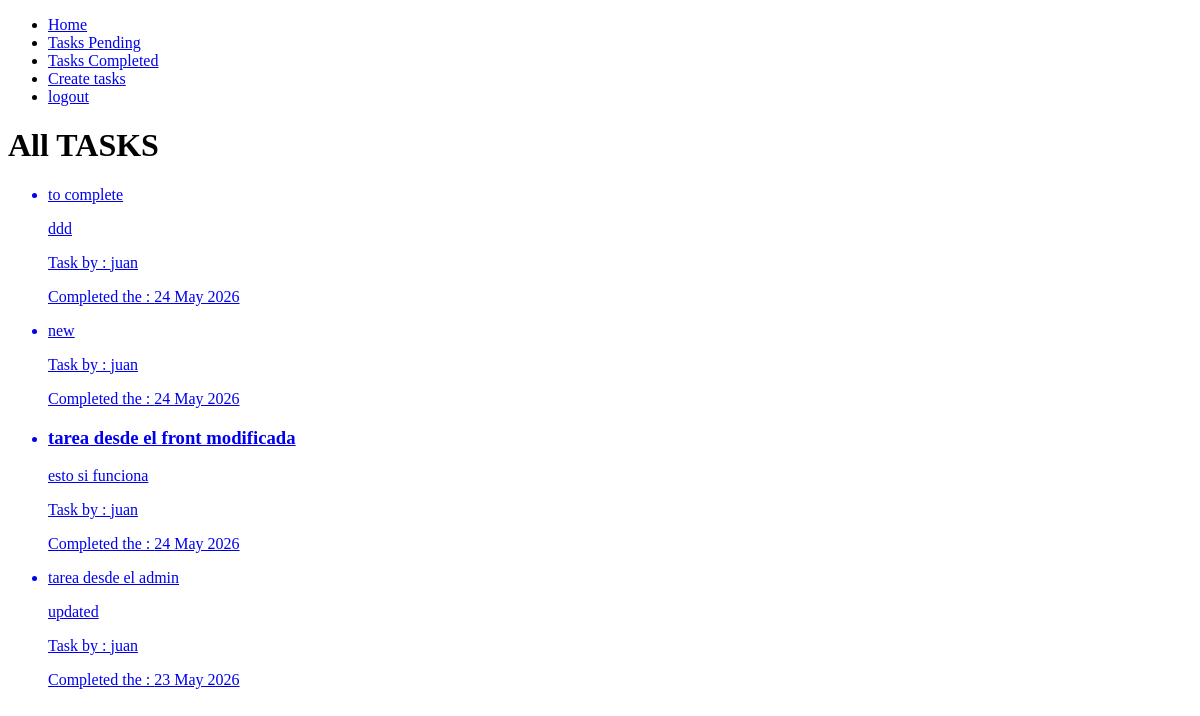
The app's page /tasks/completed/ (signed in), older data.
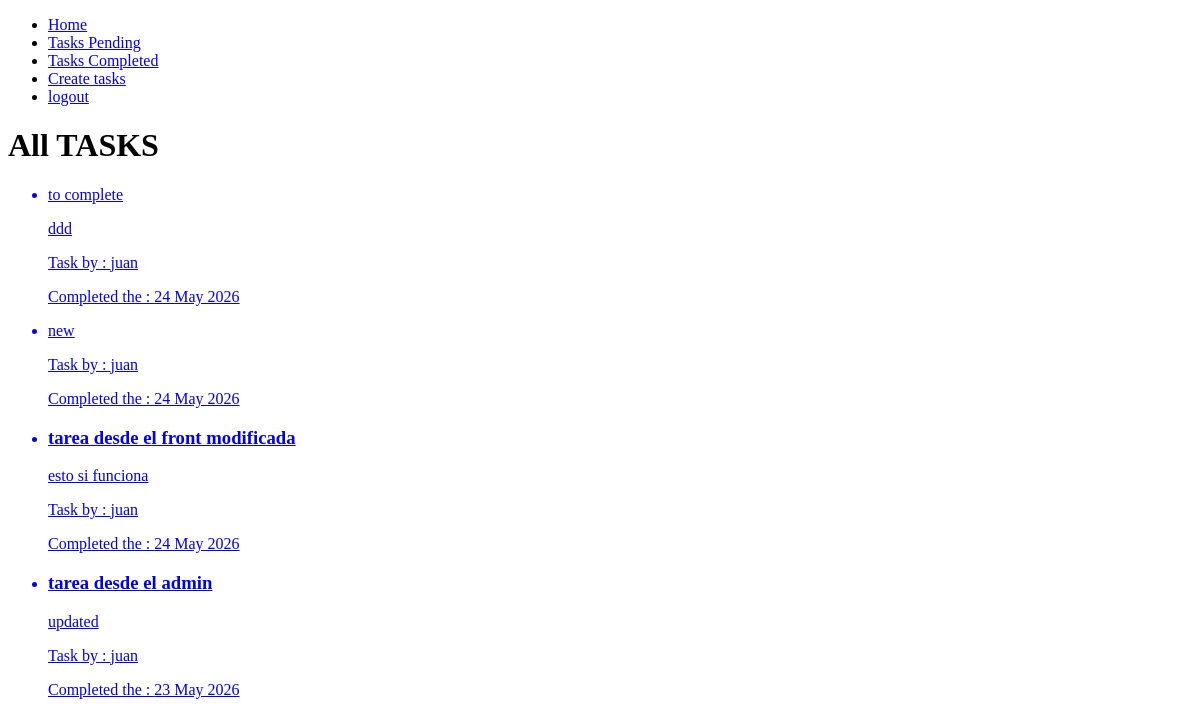
The same page, newer data.
### tasks/models.py (models this page shows, shortened)
class Task(models.Model):
    title = models.CharField(max_length=255)
    description = models.TextField(blank=True)
    created = models.DateTimeField(auto_now_add=True)
    datecompleted = models.DateTimeField(null=True)
    important = models.BooleanField(default=False)
    user = models.ForeignKey(User, on_delete=models.CASCADE)

### tasks/views.py (the view)
# urls.py: path("tasks/completed/", views.tasks_completed, name="tasks_completed"),
@login_required
def tasks_completed(request):
    tasks = Task.objects.filter(
        user=request.user, datecompleted__isnull=False
    ).order_by("-datecompleted")
    return render(request, "tasks.html", {"tasks": tasks})

### tasks/templates/tasks.html
{% extends "layouts/base.html" %}
{% block content %}
<h1>All TASKS</h1>
<ul>
    {% for task in tasks %}
    <a href="{% url 'task_detail' task.id %}">
        <li>
            {% if task.important %}
            <h3><strong>{{task.title}}</strong></h3>
            {% else %}
            <p>{{task.title}}</p>
            {% endif %}
            <p>{{task.description}}</p>
            <p>Task by : {{task.user}}</p>
            {% if task.datecompleted %}
            <p>Completed the : {{task.datecompleted|date:'d M Y'}}</p>
            {% endif %}
        </li>
    </a>
    {% endfor %}
</ul>
{% endblock %}

Row changes from the older to the newer data that the page shows:
changed Task "tarea desde el admin": important False → True (drawn)
